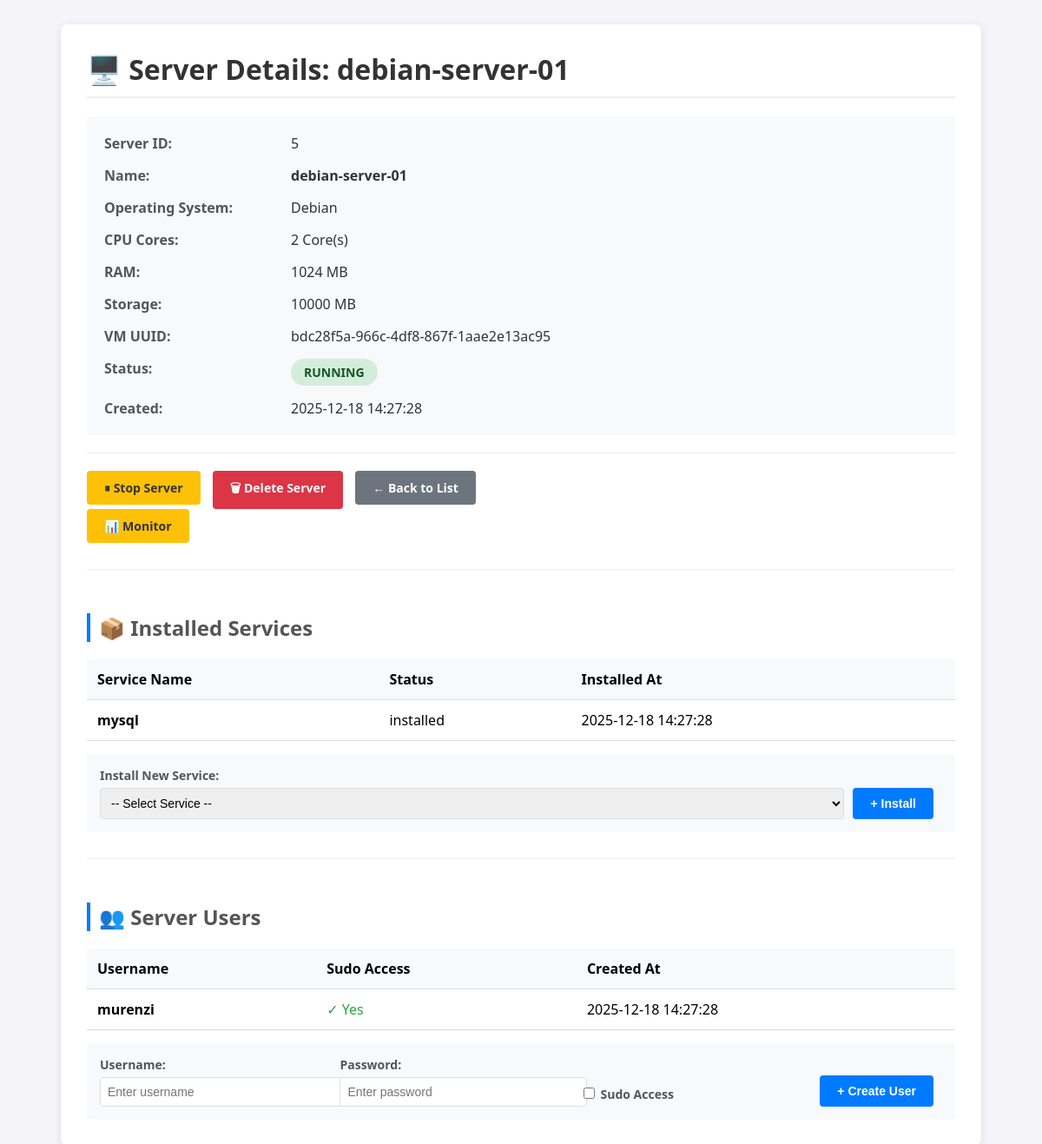
Page /vm/details/5 on the committed database.
### tables this page shows
CREATE TABLE instances (
            id INTEGER PRIMARY KEY AUTOINCREMENT,
            name TEXT NOT NULL UNIQUE,
            os_type TEXT NOT NULL,
            cpu_cores INTEGER DEFAULT 1,
            ram_size INTEGER DEFAULT 1024,
            storage_size INTEGER DEFAULT 10000,
            ip_address TEXT,
            status TEXT DEFAULT 'stopped',
            vm_uuid TEXT,
            created_at TIMESTAMP DEFAULT CURRENT_TIMESTAMP
        );

CREATE TABLE services (
            id INTEGER PRIMARY KEY AUTOINCREMENT,
            instance_id INTEGER NOT NULL,
            service_name TEXT NOT NULL,
            status TEXT DEFAULT 'installed',
            installed_at TIMESTAMP DEFAULT CURRENT_TIMESTAMP,
            FOREIGN KEY (instance_id) REFERENCES instances (id) ON DELETE CASCADE
        );

CREATE TABLE vm_users (
            id INTEGER PRIMARY KEY AUTOINCREMENT,
            instance_id INTEGER NOT NULL,
            username TEXT NOT NULL,
            has_sudo BOOLEAN DEFAULT 0,
            created_at TIMESTAMP DEFAULT CURRENT_TIMESTAMP,
            FOREIGN KEY (instance_id) REFERENCES instances (id) ON DELETE CASCADE
        );

### app.py (the view)
@app.route('/vm/details/<int:id>')
def vm_details(id):
    conn = get_db_connection()
    vm = conn.execute('SELECT * FROM instances WHERE id = ?', (id,)).fetchone()
    if vm is None:
        flash('Server not found!', 'error')
        conn.close()
        return redirect(url_for('index'))
    services = conn.execute(
        'SELECT * FROM services WHERE instance_id = ? ORDER BY installed_at DESC',
        (id,)
    ).fetchall()
    users = conn.execute(
        'SELECT * FROM vm_users WHERE instance_id = ? ORDER BY created_at DESC',
        (id,)
    ).fetchall()
    conn.close()
    return render_template('details.html', vm=vm, services=services, users=users)

### app.py (called while the page is built)
def get_db_connection():
    conn = sqlite3.connect('database.db')
    conn.row_factory = sqlite3.Row
    return conn

### templates/details.html (shortened to what this page needs)
<!DOCTYPE html>
<html lang="en">
<head>
</head>
<body>
    <div class="container">
        <h1>🖥️ Server Details: {{ vm['name'] }}</h1>
        <div class="info-grid">
            <div class="label">Server ID:</div>
            <div class="value">{{ vm['id'] }}</div>
            <div class="label">Name:</div>
            <div class="value"><strong>{{ vm['name'] }}</strong></div>
            <div class="label">Operating System:</div>
            <div class="value">{{ vm['os_type'] }}</div>
            <div class="label">CPU Cores:</div>
            <div class="value">{{ vm['cpu_cores'] }} Core(s)</div>
            <div class="label">RAM:</div>
            <div class="value">{{ vm['ram_size'] }} MB</div>
            <div class="label">Storage:</div>
            <div class="value">{{ vm['storage_size'] }} MB</div>
            <div class="label">VM UUID:</div>
            <div class="value">{{ vm['vm_uuid'] or 'Not Available' }}</div>
            <div class="label">Status:</div>
            <div class="value">
                <span class="status-badge status-{{ vm['status'] }}">
                    {{ vm['status'].upper() }}
                </span>
            </div>
            <div class="label">Created:</div>
            <div class="value">{{ vm['created_at'] }}</div>
        </div>
        <div style="margin-top: 20px; padding-top: 20px; border-top: 1px solid #eee;">
            {% if vm['status'] == 'stopped' %}
                <a href="{{ url_for('vm_action', action='start', id=vm['id']) }}"
                   class="btn btn-success">▶ Start Server</a>
            {% else %}
                <a href="{{ url_for('vm_action', action='stop', id=vm['id']) }}"
                   class="btn btn-warning">⏸ Stop Server</a>
            {% endif %}
            <a href="{{ url_for('vm_action', action='delete', id=vm['id']) }}"
               class="btn btn-danger"
               onclick="return confirm('Are you sure you want to delete this server? This action cannot be undone.')">
               🗑 Delete Server
            </a>
            <a href="{{ url_for('index') }}" class="btn btn-secondary">← Back to List</a>
        </div>
<a href="{{ url_for('vm_monitor', id=vm.id) }}" class="btn btn-warning">
    📊 Monitor
</a>
        <div class="section">
            <h2>📦 Installed Services</h2>
            {% if services %}
                <table>
                    <thead>
                        <tr>
                            <th>Service Name</th>
                            <th>Status</th>
                            <th>Installed At</th>
                        </tr>
                    </thead>
                    <tbody>
                        {% for service in services %}
                        <tr>
                            <td><strong>{{ service['service_name'] }}</strong></td>
                            <td>{{ service['status'] }}</td>
                            <td>{{ service['installed_at'] }}</td>
                        </tr>
                        {% endfor %}
                    </tbody>
                </table>
            {% else %}
                <div class="empty-state">
                    <p>No services installed yet.</p>
                </div>
            {% endif %}
            <form method="POST" action="{{ url_for('install_service', id=vm['id']) }}" class="form-inline">
                <div class="form-group">
                    <label for="service_name">Install New Service:</label>
                    <select id="service_name" name="service_name" required>
                        <option value="">-- Select Service --</option>
                    </select>
                </div>
                <button type="submit" class="btn btn-primary">+ Install</button>
            </form>
        </div>
        <div class="section">
            <h2>👥 Server Users</h2>
            {% if users %}
                <table>
                    <thead>
                        <tr>
                            <th>Username</th>
                            <th>Sudo Access</th>
                            <th>Created At</th>
                        </tr>
                    </thead>
                    <tbody>
                        {% for user in users %}
                        <tr>
                            <td><strong>{{ user['username'] }}</strong></td>
                            <td>
                                {% if user['has_sudo'] %}
                                    <span style="color: #28a745;">✓ Yes</span>
                                {% else %}
                                    <span style="color: #6c757d;">✗ No</span>
                                {% endif %}
                            </td>
                            <td>{{ user['created_at'] }}</td>
                        </tr>
                        {% endfor %}
                    </tbody>
                </table>
            {% else %}
                <div class="empty-state">
                    <p>No users created yet.</p>
                </div>
            {% endif %}
            <form method="POST" action="{{ url_for('create_user', id=vm['id']) }}" class="form-inline">
                <div class="form-group">
                    <label for="username">Username:</label>
                    <input type="text" id="username" name="username"
                           placeholder="Enter username" required>
                </div>
                <div class="form-group">
                    <label for="password">Password:</label>
                    <input type="password" id="password" name="password"
                           placeholder="Enter password" required>
                </div>
                <div class="form-group">
                    <label class="checkbox-label">
                        <input type="checkbox" name="sudo" value="yes">
                        <span>Sudo Access</span>
                    </label>
                </div>
                <button type="submit" class="btn btn-primary">+ Create User</button>
            </form>
        </div>
    </div>
</body>
</html>

### templates/details.html (style rules this page uses)
body { font-family: 'Segoe UI', Tahoma, Geneva, Verdana, sans-serif; background: #f4f4f9; padding: 20px; }
.container { max-width: 1000px; margin: 0 auto; background: white; padding: 30px; border-radius: 8px; box-shadow: 0 2px 10px rgba(0,0,0,0.1); }
h1 { color: #333; border-bottom: 2px solid #eee; padding-bottom: 10px; margin-top: 0; }
h2 { color: #555; margin-top: 30px; border-left: 4px solid #007bff; padding-left: 10px; }
.info-grid { display: grid; grid-template-columns: 200px 1fr; gap: 15px; margin: 20px 0; background: #f8f9fa; padding: 20px; border-radius: 4px; }
.label { font-weight: bold; color: #555; }
.value { color: #333; }
.btn { display: inline-block; padding: 10px 20px; text-decoration: none; border-radius: 4px; font-weight: bold; margin-right: 10px; border: none; cursor: pointer; font-size: 14px; }
.btn-primary { background: #007bff; color: white; }
.btn-warning { background: #ffc107; color: #333; }
.btn-danger { background: #dc3545; color: white; }
.btn-secondary { background: #6c757d; color: white; }
.status-badge { display: inline-block; padding: 6px 15px; border-radius: 20px; font-weight: bold; font-size: 14px; }
.status-running { background: #d4edda; color: #155724; }
table { width: 100%; border-collapse: collapse; margin-top: 15px; }
th, td { padding: 12px; text-align: left; border-bottom: 1px solid #ddd; }
th { background-color: #f8f9fa; font-weight: bold; }
.form-inline { display: flex; gap: 10px; align-items: flex-end; margin-top: 15px; background: #f8f9fa; padding: 15px; border-radius: 4px; }
.form-group { flex: 1; }
.form-group label { display: block; margin-bottom: 5px; font-weight: bold; color: #555; font-size: 14px; }
.form-group input, .form-group select { width: 100%; padding: 8px; border: 1px solid #ddd; border-radius: 4px; font-size: 14px; }
.checkbox-label { display: flex; align-items: center; gap: 5px; margin-top: 5px; }
.checkbox-label input { width: auto; }
.section { margin-top: 30px; border-top: 1px solid #eee; padding-top: 20px; }

### rows in the picture
instances: name "debian-server-01", id "5", os_type "Debian", cpu_cores "2", ram_size "1024", storage_size "10000", vm_uuid "bdc28f5a-966c-4df8-867f-1aae2e13ac95", status "RUNNING", created_at "2025-12-18 14:27:28"
services: service_name "mysql", status "installed", installed_at "2025-12-18 14:27:28"
vm_users: username "murenzi", has_sudo "✓ Yes", created_at "2025-12-18 14:27:28"
